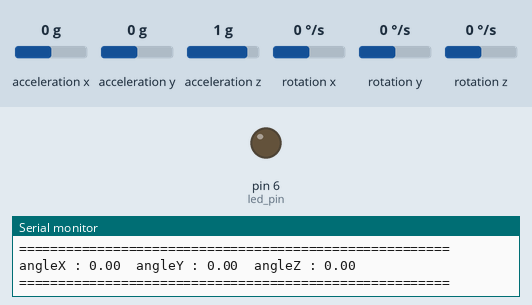
Bench run of a sketch on a simulated Arduino Uno, built with avr-gcc and run on an emulated ATmega328P. Parts: output pins drawn as LEDs (lit = HIGH), the last lines printed to the serial monitor. Inputs (shaded band) come from the test bench; at power-on: rotation z 0 °/s, acceleration x 0 g, acceleration y 0 g, acceleration z 1 g, rotation x 0 °/s, rotation y 0 °/s.

Above: at 4.2 s.
4.3 s: rotation z set to -29 °/s
7.3 s: rotation z set to -32 °/s
At 8.2 s:
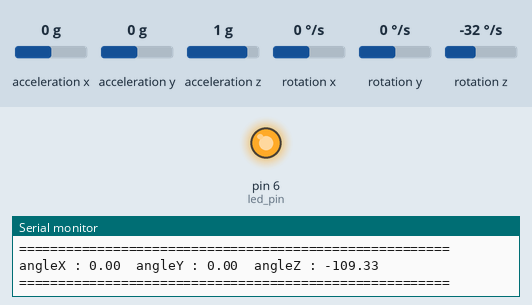
8.9 s: rotation z set to 14 °/s
11.9 s: rotation z set to 17 °/s
13.6 s: rotation z set to -7 °/s
16.6 s: rotation z set to -10 °/s
Timing chart, 0 to 19.5 s (numbered marks = the images above; inputs shaded):
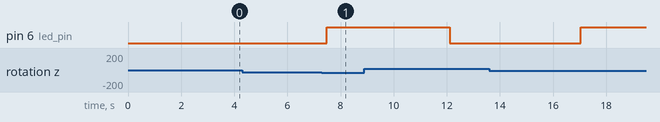

The sketch:

Listing_2.ino
```cpp
#include <MPU6050_tockn.h>
#include <Wire.h>

#define led_pin 6 //D6

MPU6050 mpu6050(Wire);

long timer = 0;

void setup() {
    Serial.begin(115200);
    pinMode(led_pin, OUTPUT);
    Wire.begin();
    mpu6050.begin();
    mpu6050.calcGyroOffsets(true);
}

void loop() {
    mpu6050.update();

    if (millis() - timer > 500) {

        Serial.println("=======================================================");
        Serial.print("angleX : ");
        Serial.print(mpu6050.getAngleX());
        Serial.print("\tangleY : ");
        Serial.print(mpu6050.getAngleY());
        Serial.print("\tangleZ : ");
        Serial.println(mpu6050.getAngleZ());
        Serial.println("=======================================================\n");
        timer = millis();
    }

    if ((mpu6050.getAngleZ() > 90) || (mpu6050.getAngleZ() < -90)) {
        digitalWrite(led_pin, HIGH);
    } else
        digitalWrite(led_pin, LOW);
}
```

Measured:
- the behaviour switches between -30 and -31 °/s on rotation z (found by bisection; images 0 and 1)
